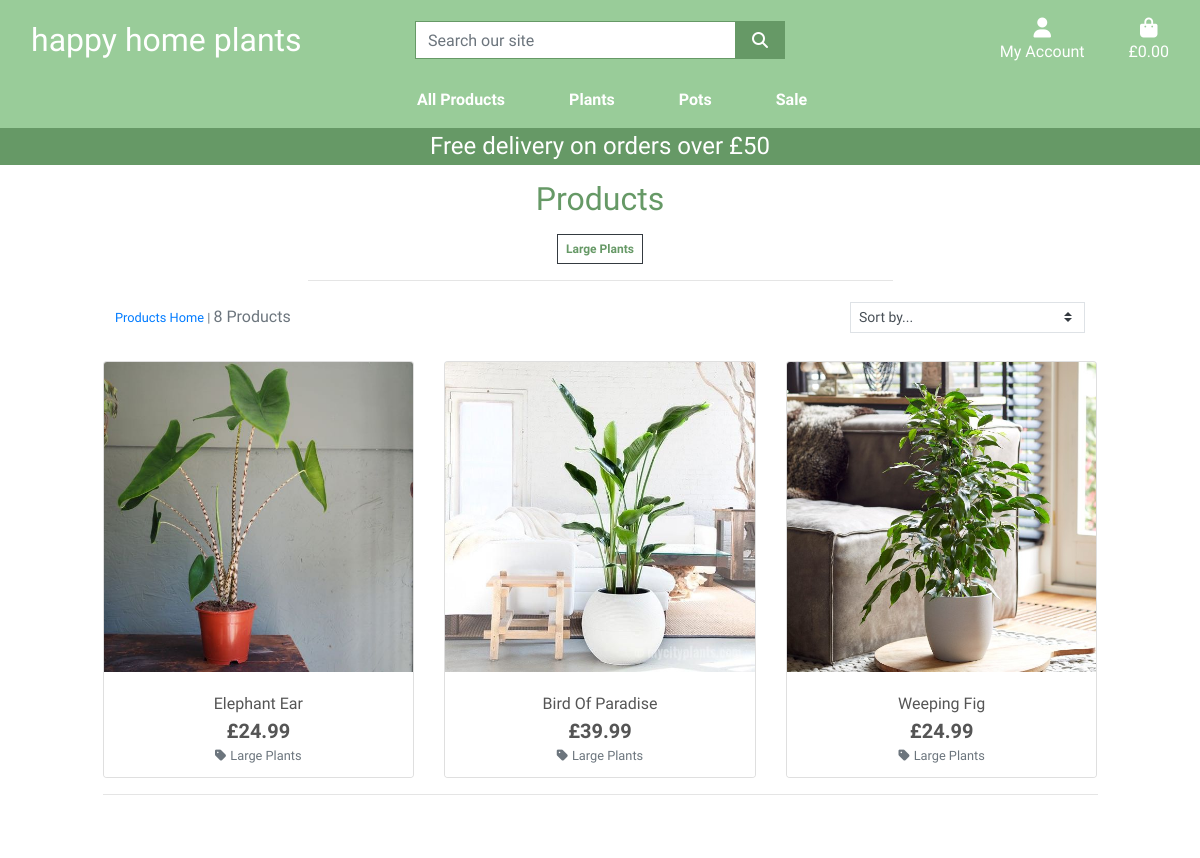
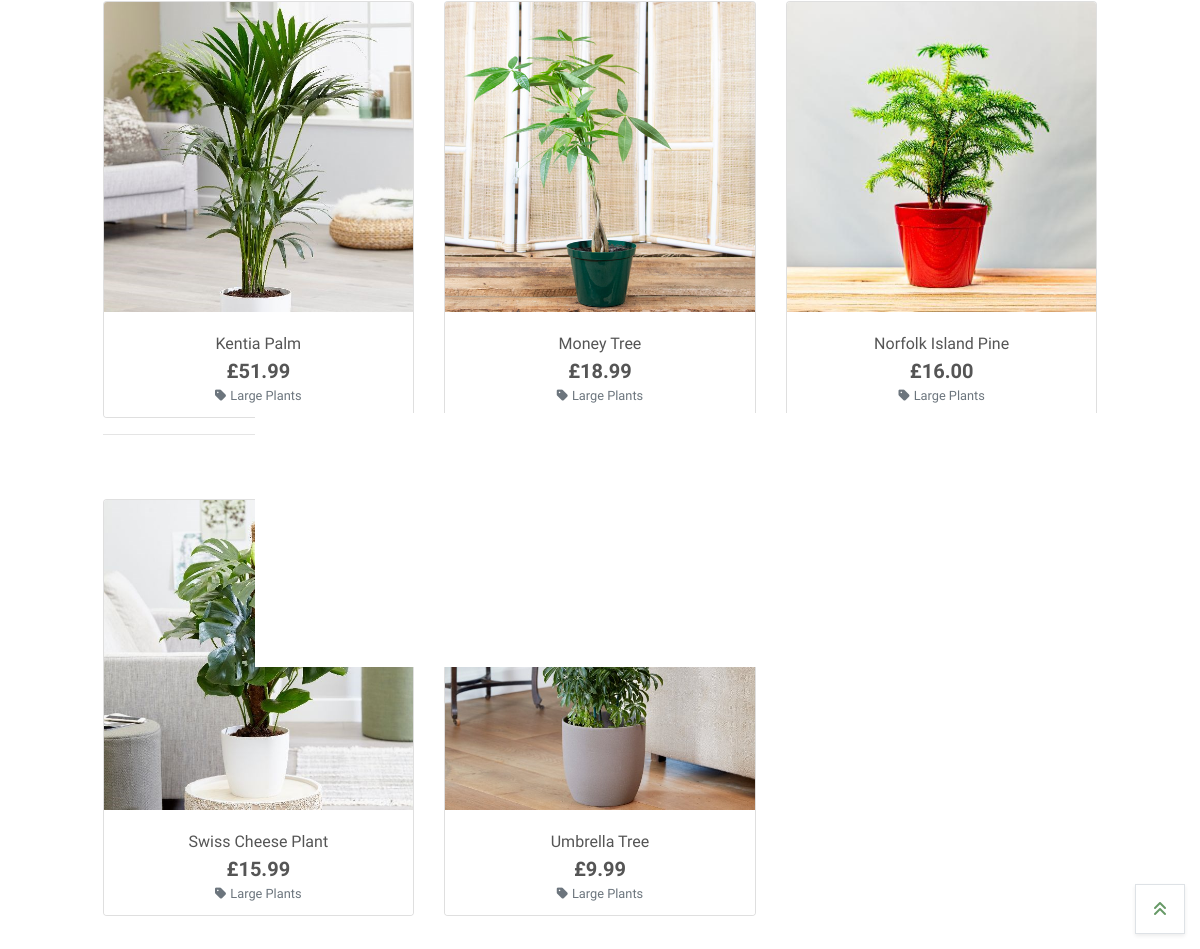
Page /products/?category=large_plants on the committed database (2 pictures, top to bottom).
### products/models.py (models this page shows, shortened)
class Category(models.Model):
    class Meta:
        verbose_name_plural = "Categories"
    name = models.CharField(max_length=254)
    friendly_name = models.CharField(max_length=254, null=True, blank=True)

class Product(models.Model):
    category = models.ForeignKey(
        'Category', null=True, blank=True, on_delete=models.SET_NULL)
    name = models.CharField(max_length=254)
    friendly_name = models.CharField(max_length=254, null=True, blank=True)
    alternate_name = models.CharField(max_length=254, blank=True)
    price = models.DecimalField(max_digits=6, decimal_places=2)
    description = models.TextField()
    image = models.ImageField(null=True, blank=True)
    image_url = models.URLField(max_length=1024, null=True, blank=True)
    height = models.CharField(max_length=4, null=True, blank=True)

### products/views.py (the view, shortened to what this page needs)
# urls.py: path('', views.all_products, name='products'),
def all_products(request):
    products = Product.objects.all()
    query = None
    categories = None
    sort = None
    direction = None
    if request.GET:
        if 'category' in request.GET:
            categories = request.GET['category'].split(',')
            products = products.filter(category__name__in=categories)
            categories = Category.objects.filter(name__in=categories)
    current_sorting = f'{sort}_{direction}'
    context = {
        'products': products,
        'search_term': query,
        'current_categories': categories,
        'current_sorting': current_sorting,
    }
    return render(request, 'products/products.html', context)

### basket/contexts.py (called while the page is built, shortened)
def basket_contents(request):
    basket_items = []
    total = 0
    product_count = 0
    basket = request.session.get('basket', {})
    if total < settings.FREE_DELIVERY_THRESHOLD:
        delivery = total * Decimal(settings.STANDARD_DELIVERY_PERCENTAGE / 100)
        free_delivery_delta = settings.FREE_DELIVERY_THRESHOLD - total
    else:
        delivery = 0
        free_delivery_delta = 0
    grand_total = delivery + total
    context = {
        'basket_items': basket_items,
        'total': total,
        'product_count': product_count,
        'delivery': delivery,
        'free_delivery_delta': free_delivery_delta,
        'free_delivery_threshold': settings.FREE_DELIVERY_THRESHOLD,
        'grand_total': grand_total,
    }
    return context

### products/templates/products/products.html (shortened to what this page needs)
{% extends "base.html" %}
{% load static %}
{% block page_header %}
    <div class="container header-container">
    </div>
{% endblock %}
{% block content %}
    <div class="container-fluid">
        <div class="row">
            <div class="col text-center mt-3">
                <h2 class="text-darkgreen">
                    Products
                </h2>
                {% for c in current_categories %}
                    <a class="category-badge text-decoration-none" href="{% url 'products' %}?category={{ c.name }}">
                        <span class="p-2 mt-2 badge b-white text-darkgreen rounded-0 border border-dark">{{ c.friendly_name }}</span>
                    </a>
                {% endfor %}
                <hr class="w-50 mb-1">
            </div>
        </div>
        <div class="row">
            <div class="product-container col-10 offset-1">
                <div class="row mt-1 mb-2">
                    <div class="col-12 col-md-6 my-auto order-md-last d-flex justify-content-center justify-content-md-end">
                        <div class="sort-select-wrapper w-50">
                            <select id="sort-selector" class="custom-select custom-select-sm rounded-0 border border-{% if current_sorting != 'None_None' %}info{% else %}black{% endif %}">
                                <option value="reset" {% if current_sorting == 'None_None' %}selected{% endif %}>Sort by...</option>
                            </select>
                        </div>
                    </div>
                    <div class="col-12 col-md-6 order-md-first">
                        <p class="text-muted mt-3 text-center text-md-left">
                            {% if search_term or current_categories or current_sorting != 'None_None' %}
                                <span class="small"><a href="{% url 'products' %}">Products Home</a> | </span>
                            {% endif %}
                            {{ products|length }} Products{% if search_term %} found for <strong>"{{ search_term }}"</strong>{% endif %}
                        </p>
                    </div>
                </div>
            </div>
        <div class="row">
            <div class="product-container col-10 offset-1">
                    <div class="row">
                        {% for product in products %}
                            <div class="col-sm-6 col-md-6 col-lg-4">
                                <div class="card h-100 border-50">
                                    {% if product.image %}
                                    <a href="{% url 'product_detail' product.id %}">
                                        <img src="{{ product.image.url }}" alt="{{ product.name }}" class="card-img-top img-fluid">
                                    </a>
                                    {% else %}
                                    <a href="{% url 'product_detail' product.id %}">
                                        <img src="{{ MEDIA_URL }}noimage.png" alt="{{ product.name }}" class="card-img-top img-fluid">
                                    </a>
                                    {% endif %}
                                    <div class="card-body pb-0 text-center">
                                        <p class="mb-0">{{ product.friendly_name }}</p>
                                    </div>
                                    <div class="card-footer bg-white pt-0 border-0 text-center">
                                        <div class="row">
                                            <div class="col">
                                                <p class="lead mb-0 text-center font-weight-bold">£{{ product.price }}</p>
                                                {% if product.category %}
                                                <p class="small nt-1 mb-0">
                                                    <a href="{% url 'products' %}?category={{ product.category.name }}" class="text-muted">
                                                        <i class="fas fa-tag mr-1"></i>{{ product.category.friendly_name }}
                                                    </a>
                                                </p>
                                                {% endif %}
                                            </div>
                                        </div>
                                    </div>
                                </div>
                            </div>
                            {% if forloop.counter|divisibleby:3 %}
                                <div class="col-12 d-none d-lg-block d-xl-block mb-5">
                                    <hr>
                                </div>
                            {% endif %}
                        {% endfor %}
                    </div>
            </div>
        </div>
    </div>
</div>
<div class="row">
    <hr class="w-75 mt-3">
</div>
<div class="btt-button shadow-sm rounded-0 border border-black">
        <a class="btt-link d-flex h-100">
            <i class="fas fa-angle-double-up text-darkgreen mx-auto my-auto"></i>
        </a>
    </div>
{% endblock %}

### static/css/base.css (style rules this page uses)
html { height: 100%; }
body { background: url('/media/background-image-happy-home-plants.jpeg') no-repeat center center fixed; background-size: cover; height: calc(100vh - 164px); color: #555; font-family: 'Didact Gothic', sans-serif; }
.text-darkgreen { color: #669966; }
.btt-button { height: 50px; width: 50px; position: fixed; bottom: 15px; right: 15px; }
.btt-link, .update-link, .remove-item { cursor: pointer; }
@media (min-width: 1200px) { .container { max-width: 80%; } }
@media (min-width: 992px) { .header-container { padding-top: 164px; } }

### rows in the picture
Category: friendly_name "Large Plants"
Product: image (picture), friendly_name "Elephant Ear", price "24.99", category.friendly_name "Large Plants"
Product: image (picture), friendly_name "Bird Of Paradise", price "39.99", category.friendly_name "Large Plants"
Product: image (picture), friendly_name "Weeping Fig", price "24.99", category.friendly_name "Large Plants"
Product: image (picture), friendly_name "Kentia Palm", price "51.99", category.friendly_name "Large Plants"
Product: image (picture), friendly_name "Money Tree", price "18.99", category.friendly_name "Large Plants"
Product: image (picture), friendly_name "Norfolk Island Pine", price "16.00", category.friendly_name "Large Plants"
Product: image (picture), friendly_name "Swiss Cheese Plant", price "15.99", category.friendly_name "Large Plants"
Product: image (picture), friendly_name "Umbrella Tree", price "9.99", category.friendly_name "Large Plants"

### other values in the picture
{{ free_delivery_threshold }} "50"
{{ products|length }} "8"
